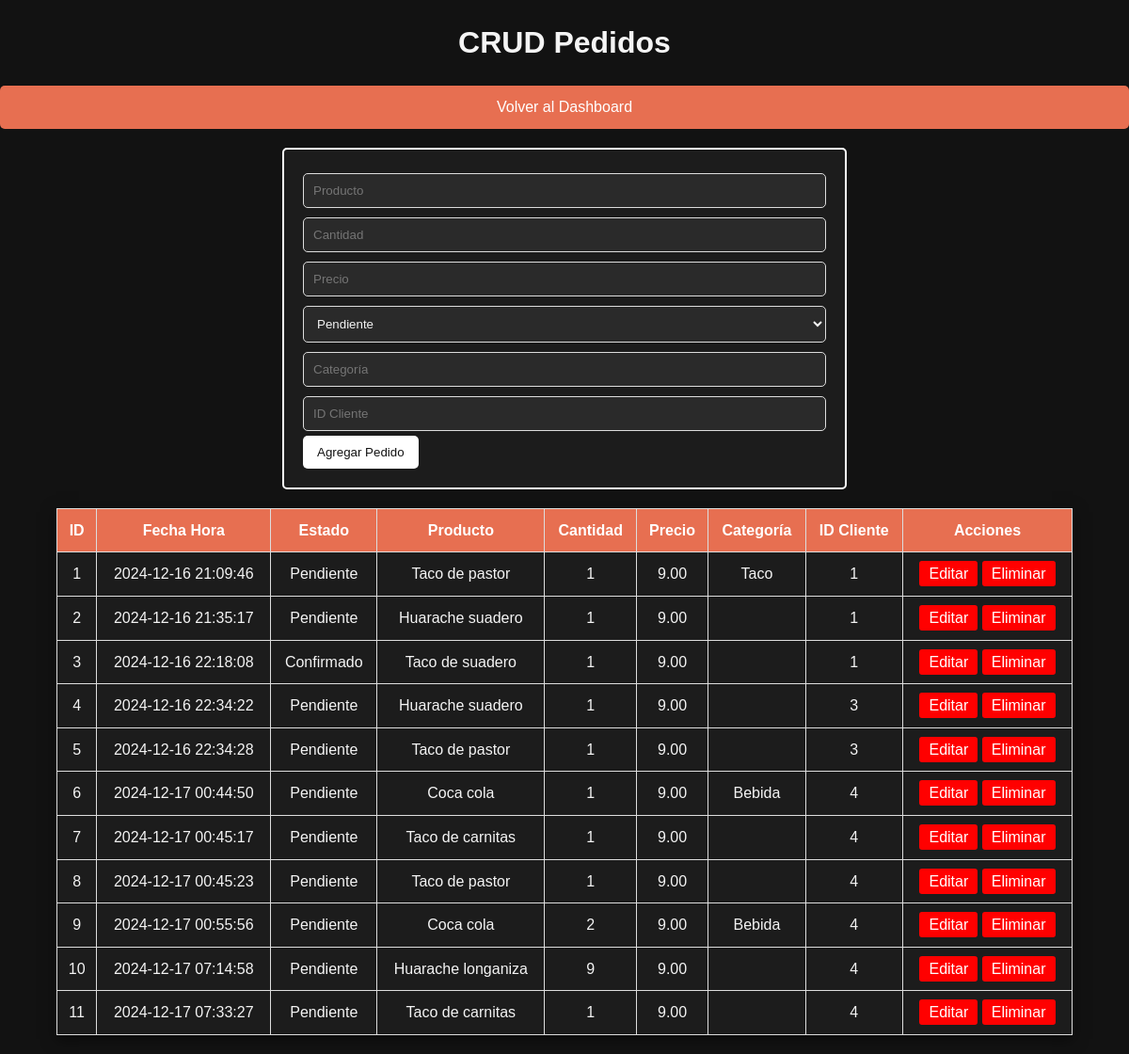
Page /antjitos-admin/pedidos_crud.php on the committed database.
### tables this page shows
CREATE TABLE `pedidos` (
  `id_pedido` int(11) NOT NULL,
  `fecha_hora` datetime NOT NULL DEFAULT current_timestamp(),
  `estado` enum('Pendiente','Confirmado','Cancelado') NOT NULL DEFAULT 'Pendiente',
  `producto_id` int(11) NOT NULL,
  `nombre_producto` varchar(255) NOT NULL,
  `cantidad` int(11) NOT NULL,
  `precio` decimal(10,2) NOT NULL,
  `categoria` enum('Bebida','Taco','Huarache') NOT NULL,
  `id_cliente` int(11) NOT NULL
);

### antjitos-admin/pedidos_crud.php (the view, shortened to what this page needs)
<?php
include 'db_connection.php';
$updateData = null;
$result = $conn->query("SELECT * FROM pedidos");
?>
<!DOCTYPE html>
<html lang="es">
<head>
</head>
<body>
    <h1>CRUD Pedidos</h1>
    <a href="dashboard.html" class="dashboard-button">Volver al Dashboard</a>
    <div class="form-container">
        <form method="POST">
            <?php if ($updateData): ?>
                <input type="hidden" name="id_pedido" value="<?= $updateData['id_pedido'] ?>">
                <input type="text" name="nombre_producto" placeholder="Producto" value="<?= htmlspecialchars($updateData['nombre_producto']) ?>" required>
                <input type="number" name="cantidad" placeholder="Cantidad" value="<?= $updateData['cantidad'] ?>" required>
                <input type="number" step="0.01" name="precio" placeholder="Precio" value="<?= $updateData['precio'] ?>" required>
                <select name="estado" required>
                    <option value="Pendiente" <?= $updateData['estado'] == 'Pendiente' ? 'selected' : '' ?>>Pendiente</option>
                    <option value="Confirmado" <?= $updateData['estado'] == 'Confirmado' ? 'selected' : '' ?>>Confirmado</option>
                    <option value="Cancelado" <?= $updateData['estado'] == 'Cancelado' ? 'selected' : '' ?>>Cancelado</option>
                </select>
                <input type="text" name="categoria" placeholder="Categoría" value="<?= htmlspecialchars($updateData['categoria']) ?>" required>
                <input type="number" name="id_cliente" placeholder="ID Cliente" value="<?= $updateData['id_cliente'] ?>" required>
                <button type="submit" name="update">Actualizar Pedido</button>
            <?php else: ?>
                <input type="text" name="nombre_producto" placeholder="Producto" required>
                <input type="number" name="cantidad" placeholder="Cantidad" required>
                <input type="number" step="0.01" name="precio" placeholder="Precio" required>
                <select name="estado" required>
                    <option value="Pendiente">Pendiente</option>
                </select>
                <input type="text" name="categoria" placeholder="Categoría" required>
                <input type="number" name="id_cliente" placeholder="ID Cliente" required>
                <button type="submit" name="create">Agregar Pedido</button>
            <?php endif; ?>
        </form>
    </div>
    <table>
        <tr>
            <th>ID</th>
            <th>Fecha Hora</th>
            <th>Estado</th>
            <th>Producto</th>
            <th>Cantidad</th>
            <th>Precio</th>
            <th>Categoría</th>
            <th>ID Cliente</th>
            <th>Acciones</th>
        </tr>
        <?php while ($row = $result->fetch(PDO::FETCH_ASSOC)): ?>
            <tr>
                <td><?= $row['id_pedido'] ?></td>
                <td><?= $row['fecha_hora'] ?></td>
                <td><?= $row['estado'] ?></td>
                <td><?= $row['nombre_producto'] ?></td>
                <td><?= $row['cantidad'] ?></td>
                <td><?= $row['precio'] ?></td>
                <td><?= $row['categoria'] ?></td>
                <td><?= $row['id_cliente'] ?></td>
                <td>
                    <a href="?edit=<?= $row['id_pedido'] ?>">Editar</a>
                    <a href="?delete=<?= $row['id_pedido'] ?>" onclick="return confirm('¿Estás seguro de eliminar este pedido?');">Eliminar</a>
                </td>
            </tr>
        <?php endwhile; ?>
    </table>
</body>
</html>

### antjitos-admin/pedidos_crud.php (style rules this page uses)
* { margin: 0; padding: 0; box-sizing: border-box; }
body { font-family: 'Arial', sans-serif; background-color: #121212; color: #f4f4f4; line-height: 1.6; }
h1 { text-align: center; margin: 20px 0; }
.form-container { background-color: #1c1c1c; padding: 20px; margin: 20px auto; border: 2px solid white; border-radius: 5px; width: 80%; max-width: 600px; }
.form-container input, .form-container select { width: 100%; padding: 10px; margin: 5px 0; border: 1px solid #ddd; border-radius: 5px; background-color: #2a2a2a; color: #f4f4f4; }
.form-container button { background-color: white; color: #121212; padding: 10px 15px; border: none; border-radius: 5px; cursor: pointer; transition: background-color 0.3s ease, transform 0.2s; }
table { width: 90%; margin: 20px auto; border-collapse: collapse; box-shadow: 0 4px 15px rgba(0, 0, 0, 0.5); }
table th, table td { border: 1px solid #ddd; padding: 10px; text-align: center; background-color: #1c1c1c; color: #f4f4f4; }
table th { background-color: #e76f51; color: white; }
a { text-decoration: none; color: white; background-color: red; padding: 5px 10px; border-radius: 3px; transition: background-color 0.3s ease; }
.dashboard-button { display: block; margin: 20px auto; text-align: center; background-color: #e76f51; color: white; padding: 10px 20px; border-radius: 5px; font-size: 16px; text-decoration: none; transition: background-color 0.3s, transform 0.2s; }

### rows in the picture
pedidos: id_pedido "1", fecha_hora "2024-12-16 21:09:46", estado "Pendiente", nombre_producto "Taco de pastor", cantidad "1", precio "9.00", categoria "Taco", id_cliente "1"
pedidos: id_pedido "2", fecha_hora "2024-12-16 21:35:17", estado "Pendiente", nombre_producto "Huarache suadero", cantidad "1", precio "9.00", id_cliente "1"
pedidos: id_pedido "3", fecha_hora "2024-12-16 22:18:08", estado "Confirmado", nombre_producto "Taco de suadero", cantidad "1", precio "9.00", id_cliente "1"
pedidos: id_pedido "4", fecha_hora "2024-12-16 22:34:22", estado "Pendiente", nombre_producto "Huarache suadero", cantidad "1", precio "9.00", id_cliente "3"
pedidos: id_pedido "5", fecha_hora "2024-12-16 22:34:28", estado "Pendiente", nombre_producto "Taco de pastor", cantidad "1", precio "9.00", id_cliente "3"
pedidos: id_pedido "6", fecha_hora "2024-12-17 00:44:50", estado "Pendiente", nombre_producto "Coca cola", cantidad "1", precio "9.00", categoria "Bebida", id_cliente "4"
pedidos: id_pedido "7", fecha_hora "2024-12-17 00:45:17", estado "Pendiente", nombre_producto "Taco de carnitas", cantidad "1", precio "9.00", id_cliente "4"
pedidos: id_pedido "8", fecha_hora "2024-12-17 00:45:23", estado "Pendiente", nombre_producto "Taco de pastor", cantidad "1", precio "9.00", id_cliente "4"
pedidos: id_pedido "9", fecha_hora "2024-12-17 00:55:56", estado "Pendiente", nombre_producto "Coca cola", cantidad "2", precio "9.00", categoria "Bebida", id_cliente "4"
pedidos: id_pedido "10", fecha_hora "2024-12-17 07:14:58", estado "Pendiente", nombre_producto "Huarache longaniza", cantidad "9", precio "9.00", id_cliente "4"
pedidos: id_pedido "11", fecha_hora "2024-12-17 07:33:27", estado "Pendiente", nombre_producto "Taco de carnitas", cantidad "1", precio "9.00", id_cliente "4"
